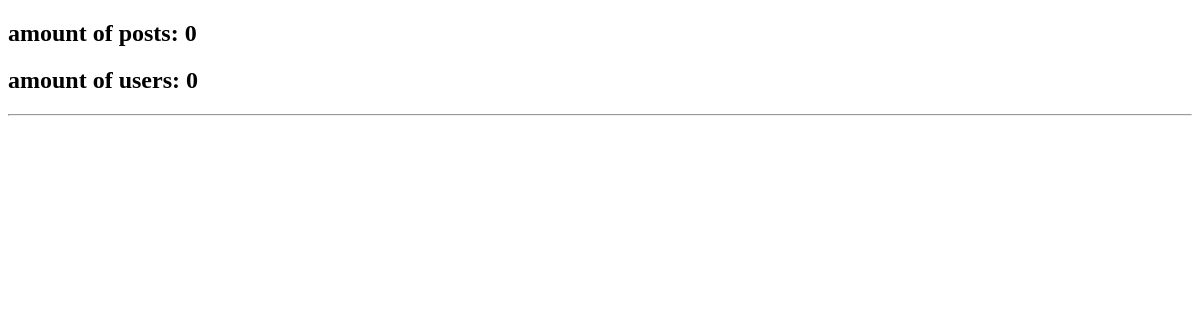
The page /blog/ on the database as committed earlier.
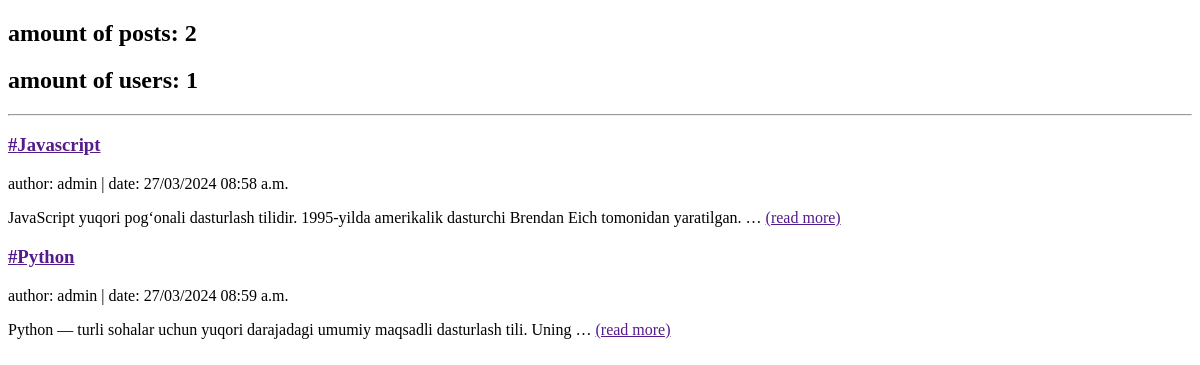
The same page on the database as committed later.
### blog/models.py (models this page shows, shortened)
class Blog(models.Model):
    title = models.CharField(max_length=200)
    body = models.TextField()
    author = models.ForeignKey(User, on_delete=models.CASCADE)
    create_time = models.DateTimeField(auto_now_add=True)
    update_time = models.DateTimeField(auto_now=True)
    category = models.ForeignKey(Category, on_delete=models.CASCADE)

### blog/views.py (the view)
# urls.py: path('', blog_list, name='blog_list')
def blog_list(request):
    blogs = Blog.objects.all()
    users = User.objects.all()
    context = {
            'blogs' : blogs,
            'users' : users
        }
    return render(request, 'blog/blogList.html', context)

### templates/blog/blogList.html (shortened to what this page needs)
<!DOCTYPE html>
<html lang="en">
<head>
</head>
<body>
    <h2 class="amount">amount of posts: {{ blogs|length }}</h2>
    <h2 class="amount">amount of users: {{ users|length }}</h2>
    <hr>
    {% for blog in blogs|dictsort:"create_time" %}
        <div class="wrapper">
            <h3><a href="">#{{ blog.title }}</a></h3>
            <span>author: {{ blog.author }}</span> |
            <span>date: {{ blog.create_time|date:"d/m/Y" }} {{ blog.create_time|time:"h:i a" }}</span>
            <p>{{ blog.body|truncatewords:12 }} <a href="">(read more)</a></p>
        </div>
    {% endfor %}
</body>
</html>

Rows that differ between the two databases and show on the page:
added Blog: title "Javascript", author "admin", create_time "27/03/2024", create_time "08:58 a.m.", body "JavaScript yuqori pogʻonali dasturlash tilidir. 1995-yilda amerikalik dasturchi Brendan Eich tomonidan yaratilgan. …"
added Blog: title "Python", author "admin", create_time "27/03/2024", create_time "08:59 a.m.", body "Python — turli sohalar uchun yuqori darajadagi umumiy maqsadli dasturlash tili. Uning …"
Other text that changed with them:
{{ blogs|length }}: "0" → "2"
{{ users|length }}: "0" → "1"
